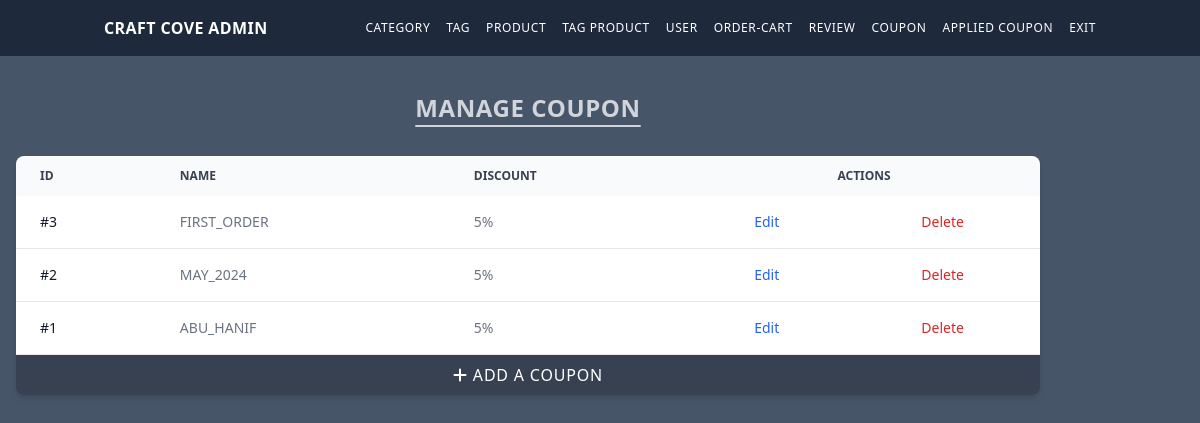
/admin_coupon.php (signed in), run on the app's committed database.
### tables this page shows
CREATE table coupon_code
(
    id       INT PRIMARY KEY AUTO_INCREMENT,
    name     VARCHAR(255) NOT NULL  UNIQUE,
    discount INT DEFAULT 5
);

### admin_coupon.php (the view, shortened to what this page needs)
<?php
global $conn;
$sql = "SELECT * FROM coupon_code order by id desc";
$result = $conn->query($sql);
?>
<div class="container mt-5">
    <h1 class="text-gray-300 text-2xl tracking-wide uppercase text-center font-semibold underline underline-offset-8 mb-8">
        Manage Coupon</h1>
    <div class="relative overflow-x-auto shadow-md sm:rounded-lg">
        <table class="w-full text-sm text-left rtl:text-right text-gray-500 dark:text-gray-400">
            <thead class="text-xs text-gray-700 uppercase bg-gray-50 dark:bg-gray-700 dark:text-gray-400">
            <tr>
                <th scope="col" class="px-6 py-3">
                    ID
                </th>
                <th scope="col" class="px-6 py-3">
                    Name
                </th>
                <th scope="col" class="px-6 py-3">
                    Discount
                </th>
                <th colspan="2" scope="col" class="px-6 py-3 text-center">
                    Actions
                </th>
            </tr>
            </thead>
            <tbody>
            <?php while ($row = mysqli_fetch_assoc($result)) : ?>
                <tr class="bg-white border-b dark:bg-gray-800 dark:border-gray-700 hover:bg-gray-50 dark:hover:bg-gray-600">
                    <th scope="row" class="px-6 py-4 font-medium text-gray-900 whitespace-nowrap dark:text-white">
                        #<?= $row['id'] ?>
                    </th>
                    <td class="px-6 py-4">
                        <?= $row['name'] ?>
                    </td>
                    <td class="px-6 py-4">
                        <?= $row['discount'] ?>%
                    </td>
                    <td class="px-6 py-4 text-center">
                        <a href="admin_coupon_edit.php?id=<?= $row['id'] ?>"
                           class="font-medium text-blue-600 dark:text-blue-500 hover:underline">Edit</a>
                    </td>
                    <td class="px-6 py-4 text-center">
                        <a href="admin_coupon_delete.php?id=<?= $row['id'] ?>"
                           class="font-medium text-red-600 dark:text-red-500 hover:underline">Delete</a>
                    </td>
                </tr>
            <?php endwhile; ?>
            </tbody>
        </table>
        <a href="admin_coupon_add.php"
           class="text-white bg-gray-700 w-full block uppercase text-center py-2 tracking-wider"><i
                    class="fa-solid fa-plus"></i> Add a coupon</a>
    </div>
</div>

### data on the page
coupon_code: id "3", name "FIRST_ORDER", discount "5"
coupon_code: id "2", name "MAY_2024", discount "5"
coupon_code: id "1", name "ABU_HANIF", discount "5"
